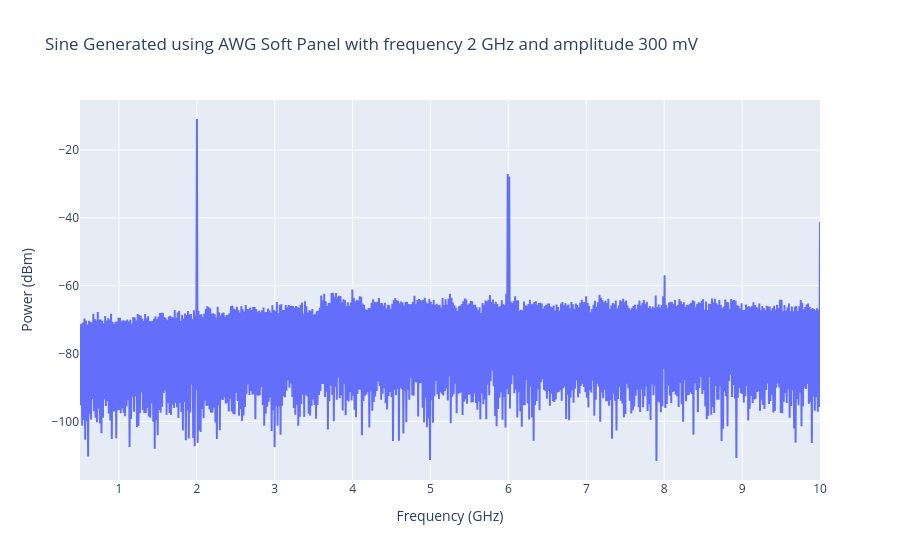

The cell this chart's notebook holds for it:
### Code cell
fig = go.Figure()

fig.add_trace(go.Scatter(x = df['Frequency (Hz)'], y = df['Power (dBm)'], mode= 'lines'))
fig.update_layout(
                  title = 'Sine Generated using AWG Soft Panel with frequency 2 GHz and amplitude 300 mV',
                  xaxis_title = 'Frequency (GHz)',
                  yaxis_title = 'Power (dBm)'
)
fig.show()

### Figure 1 — Plotly figure (JSON) as saved in the notebook; plotly's stock layout.template omitted (floating-point values rounded to 4 significant figures; data arrays with more than 128 entries replaced by an {"elided": "..."} marker saying what was removed)
{"data": [{"mode": "lines", "type": "scatter", "x": {"elided": "1001 float values"}, "y": {"elided": "1001 float values"}}], "layout": {"title": {"text": "Sine Generated using AWG Soft Panel with frequency 2 GHz and amplitude 300 mV"}, "xaxis": {"title": {"text": "Frequency (GHz)"}}, "yaxis": {"title": {"text": "Power (dBm)"}}}}
